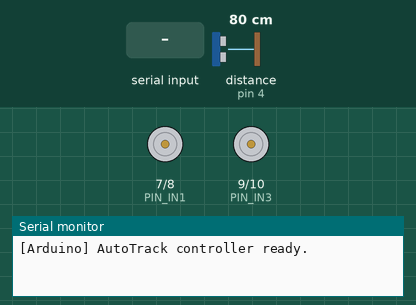
A sketch run on a simulated Arduino Uno, built with avr-gcc and run on an emulated ATmega328P. Shown: motor-driver pin pairs drawn as motors (green arrow = first pin HIGH = forward, orange = second pin HIGH = backward, longer = more drive, scaled by the enable pin), the last lines printed to the serial monitor. Wiring (inferred from the names in the program): ultrasonic range finder: trigger pin 3; echo pin 4. The test bench sets the inputs (shaded band); at power-on: distance to the obstacle (sensor on pin 4) 80 cm. The echo pulse lasts 58.3 µs per cm.

Above: at 1.7 s.
1.8 s: "left\n" received over Serial
At 2.1 s:
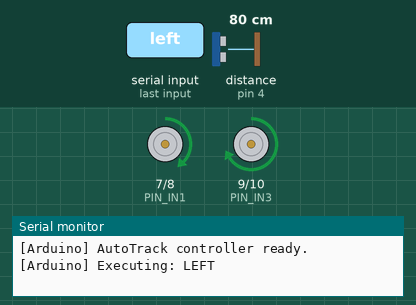
3.3 s: "right\n" received over Serial
At 4.4 s:
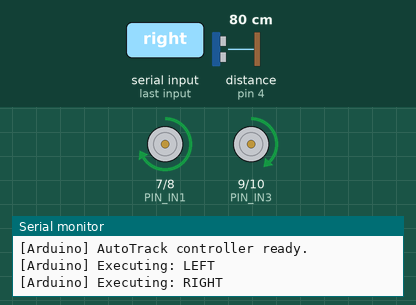
4.8 s: "straight\n" received over Serial
At 5.7 s:
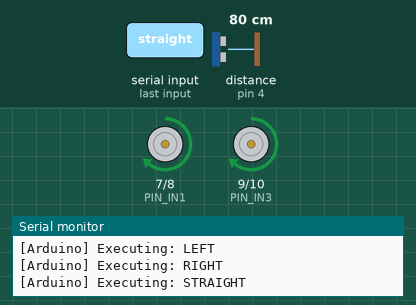
6.3 s: "speed_40\n" received over Serial
At 6.8 s:
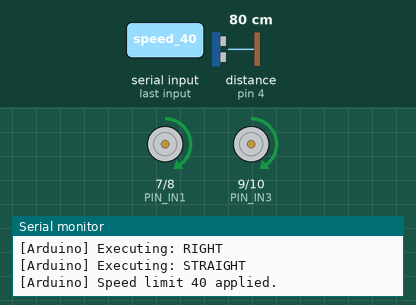
Timing chart, 0 to 9.3 s (numbered marks = the images above; inputs shaded):
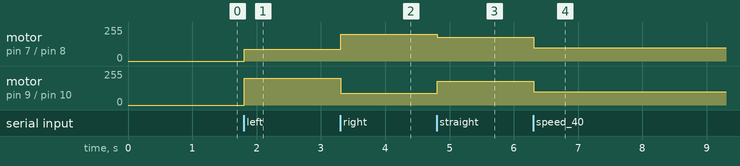

The sketch:

arduino.ino
```cpp
/*
 * AutoTrack - Arduino Motor and Sensor Controller
 *
 * Receives navigation commands from the Raspberry Pi,
 * controls the L298N motor driver, and monitors obstacles
 * using an HC-SR04 ultrasonic sensor.
 */

const int PIN_ENA = 5;   // PWM speed control : left motor
const int PIN_IN1 = 7;   // Direction control A
const int PIN_IN2 = 8;   // Direction control B

const int PIN_ENB = 6;   // PWM speed control : right motor
const int PIN_IN3 = 9;   // Direction control A
const int PIN_IN4 = 10;  // Direction control B

const int PIN_TRIG = 3;
const int PIN_ECHO = 4;

const int PWM_SPEED_BASE = 180;   // Default straight-line speed (~70%)
const int PWM_SPEED_TURN = 200;   // Outer wheel during a turn
const int PWM_SPEED_SLOW = 90;    // Inner wheel during a turn (tighter turn)
const int PWM_SPEED_40   = 100;   // Speed limit 40 sign (~39%)
const int PWM_SPEED_70   = 178;   // Speed limit 70 sign (~70%)

const float STOP_DISTANCE_CM = 30.0;

const unsigned long ULTRASONIC_INTERVAL_MS = 100;

const unsigned long ECHO_TIMEOUT_US = 30000;

const int SERIAL_BUFFER_SIZE = 32;

int  g_currentSpeed      = PWM_SPEED_BASE;

bool g_obstacleDetected  = false;

unsigned long g_lastUltrasonicTime = 0;

char g_serialBuf[SERIAL_BUFFER_SIZE];
int  g_serialIdx = 0;

void motorStop();
void motorForward(int leftPWM, int rightPWM);
void motorTurnLeft(int outerPWM, int innerPWM);
void motorTurnRight(int outerPWM, int innerPWM);
void handleCommand(const char* cmd);
float measureDistanceCM();
void checkUltrasonic();

void setup() {

  pinMode(PIN_ENA, OUTPUT);
  pinMode(PIN_IN1, OUTPUT);
  pinMode(PIN_IN2, OUTPUT);
  pinMode(PIN_IN3, OUTPUT);
  pinMode(PIN_IN4, OUTPUT);
  pinMode(PIN_ENB, OUTPUT);

  pinMode(PIN_TRIG, OUTPUT);
  pinMode(PIN_ECHO, INPUT);

  digitalWrite(PIN_TRIG, LOW);

  motorStop();

  Serial.begin(9600);

  delay(500);

  Serial.println("[Arduino] AutoTrack controller ready.");
}

void loop() {

  while (Serial.available() > 0) {
    char c = (char)Serial.read();

    if (c == '\n' || c == '\r') {

      if (g_serialIdx > 0) {
        g_serialBuf[g_serialIdx] = '\0';   // Null-terminate the C string.
        handleCommand(g_serialBuf);
        g_serialIdx = 0;                   // Reset buffer for next command.
      }
    } else {

      if (g_serialIdx < SERIAL_BUFFER_SIZE - 1) {
        g_serialBuf[g_serialIdx++] = c;
      }

      else {
        g_serialIdx = 0;
      }
    }
  }

  unsigned long now = millis();
  if (now - g_lastUltrasonicTime >= ULTRASONIC_INTERVAL_MS) {
    g_lastUltrasonicTime = now;
    checkUltrasonic();
  }
}

void handleCommand(const char* cmd) {

  if (strcmp(cmd, "left") == 0) {

    motorTurnLeft(PWM_SPEED_TURN, PWM_SPEED_SLOW);
    Serial.println("[Arduino] Executing: LEFT");

  } else if (strcmp(cmd, "right") == 0) {

    motorTurnRight(PWM_SPEED_TURN, PWM_SPEED_SLOW);
    Serial.println("[Arduino] Executing: RIGHT");

  } else if (strcmp(cmd, "straight") == 0) {

    motorForward(g_currentSpeed, g_currentSpeed);
    Serial.println("[Arduino] Executing: STRAIGHT");

  } else if (strcmp(cmd, "stop") == 0) {

    motorStop();
    Serial.println("[Arduino] Executing: STOP");

  } else if (strcmp(cmd, "speed_40") == 0) {

    g_currentSpeed = PWM_SPEED_40;
    motorForward(g_currentSpeed, g_currentSpeed);
    Serial.println("[Arduino] Speed limit 40 applied.");

  } else if (strcmp(cmd, "speed_70") == 0) {

    g_currentSpeed = PWM_SPEED_70;
    motorForward(g_currentSpeed, g_currentSpeed);
    Serial.println("[Arduino] Speed limit 70 applied.");

  } else {

    Serial.print("[Arduino] Unknown command: ");
    Serial.println(cmd);
  }
}

void motorStop() {
  analogWrite(PIN_ENA, 0);
  analogWrite(PIN_ENB, 0);
  digitalWrite(PIN_IN1, LOW);
  digitalWrite(PIN_IN2, LOW);
  digitalWrite(PIN_IN3, LOW);
  digitalWrite(PIN_IN4, LOW);
}

void motorForward(int leftPWM, int rightPWM) {

  digitalWrite(PIN_IN1, HIGH);
  digitalWrite(PIN_IN2, LOW);

  digitalWrite(PIN_IN3, HIGH);
  digitalWrite(PIN_IN4, LOW);

  analogWrite(PIN_ENA, leftPWM);
  analogWrite(PIN_ENB, rightPWM);
}

void motorTurnLeft(int outerPWM, int innerPWM) {

  digitalWrite(PIN_IN1, HIGH);
  digitalWrite(PIN_IN2, LOW);
  analogWrite(PIN_ENA, innerPWM);

  digitalWrite(PIN_IN3, HIGH);
  digitalWrite(PIN_IN4, LOW);
  analogWrite(PIN_ENB, outerPWM);
}

void motorTurnRight(int outerPWM, int innerPWM) {

  digitalWrite(PIN_IN1, HIGH);
  digitalWrite(PIN_IN2, LOW);
  analogWrite(PIN_ENA, outerPWM);

  digitalWrite(PIN_IN3, HIGH);
  digitalWrite(PIN_IN4, LOW);
  analogWrite(PIN_ENB, innerPWM);
}

float measureDistanceCM() {

  digitalWrite(PIN_TRIG, LOW);
  delayMicroseconds(2);

  digitalWrite(PIN_TRIG, HIGH);
  delayMicroseconds(10);
  digitalWrite(PIN_TRIG, LOW);

  long duration = pulseIn(PIN_ECHO, HIGH, ECHO_TIMEOUT_US);

  if (duration == 0) {

    return -1.0;
  }

  float distance = (float)duration * 0.0343 / 2.0;
  return distance;
}

void checkUltrasonic() {
  float dist = measureDistanceCM();

  bool obstacleNow = (dist > 0 && dist < STOP_DISTANCE_CM);

  if (obstacleNow && !g_obstacleDetected) {

    g_obstacleDetected = true;
    Serial.print("obstacle detected (");
    Serial.print(dist, 1);    // 1 decimal place
    Serial.println(" cm)");

  } else if (!obstacleNow && g_obstacleDetected) {

    g_obstacleDetected = false;
    Serial.println("path is clear");
  }

}
```

Measured:
- after the input at 1.8 s, motor on pin 7 (PIN_IN1) / pin 8 (PIN_IN2): stopped → forward 90/255 at once; motor on pin 9 (PIN_IN3) / pin 10 (PIN_IN4): stopped → forward 200/255 at once
- after the input at 3.3 s, motor on pin 7 (PIN_IN1) / pin 8 (PIN_IN2): forward 90/255 → forward 200/255 at once; motor on pin 9 (PIN_IN3) / pin 10 (PIN_IN4): forward 200/255 → forward 90/255 at once
- after the input at 4.8 s, motor on pin 7 (PIN_IN1) / pin 8 (PIN_IN2): forward 200/255 → forward 180/255 at once; motor on pin 9 (PIN_IN3) / pin 10 (PIN_IN4): forward 90/255 → forward 180/255 at once
- after the input at 6.3 s, motor on pin 7 (PIN_IN1) / pin 8 (PIN_IN2), motor on pin 9 (PIN_IN3) / pin 10 (PIN_IN4): forward 180/255 → forward 100/255 at once
